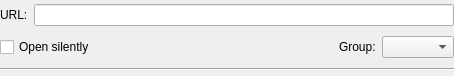
<?xml version="1.0" encoding="UTF-8"?>
<ui version="4.0">
 <class>PasteDlgBase</class>
 <widget class="QWidget" name="PasteDlgBase">
  <property name="geometry">
   <rect>
    <x>0</x>
    <y>0</y>
    <width>454</width>
    <height>76</height>
   </rect>
  </property>
  <property name="windowTitle">
   <string>Open an URL</string>
  </property>
  <layout class="QVBoxLayout" name="verticalLayout">
   <property name="margin">
    <number>0</number>
   </property>
   <item>
    <layout class="QHBoxLayout" name="horizontalLayout">
     <item>
      <widget class="QLabel" name="textLabel1">
       <property name="text">
        <string>URL:</string>
       </property>
       <property name="wordWrap">
        <bool>false</bool>
       </property>
      </widget>
     </item>
     <item>
      <widget class="KLineEdit" name="m_url">
       <property name="sizePolicy">
        <sizepolicy hsizetype="Expanding" vsizetype="Fixed">
         <horstretch>0</horstretch>
         <verstretch>0</verstretch>
        </sizepolicy>
       </property>
       <property name="minimumSize">
        <size>
         <width>400</width>
         <height>0</height>
        </size>
       </property>
      </widget>
     </item>
    </layout>
   </item>
   <item>
    <layout class="QHBoxLayout" name="horizontalLayout_3">
     <item>
      <widget class="QCheckBox" name="m_silently">
       <property name="text">
        <string>Open silently</string>
       </property>
      </widget>
     </item>
     <item>
      <spacer name="horizontalSpacer">
       <property name="orientation">
        <enum>Qt::Horizontal</enum>
       </property>
       <property name="sizeHint" stdset="0">
        <size>
         <width>40</width>
         <height>20</height>
        </size>
       </property>
      </spacer>
     </item>
     <item>
      <layout class="QHBoxLayout" name="horizontalLayout_2">
       <item>
        <widget class="QLabel" name="label">
         <property name="text">
          <string>Group:</string>
         </property>
        </widget>
       </item>
       <item>
        <widget class="KComboBox" name="m_groups"/>
       </item>
      </layout>
     </item>
    </layout>
   </item>
   <item>
    <widget class="Line" name="line">
     <property name="orientation">
      <enum>Qt::Horizontal</enum>
     </property>
    </widget>
   </item>
  </layout>
 </widget>
 <customwidgets>
  <customwidget>
   <class>KComboBox</class>
   <extends>QComboBox</extends>
   <header>kcombobox.h</header>
  </customwidget>
  <customwidget>
   <class>KLineEdit</class>
   <extends>QLineEdit</extends>
   <header>klineedit.h</header>
  </customwidget>
 </customwidgets>
 <resources/>
 <connections/>
</ui>
